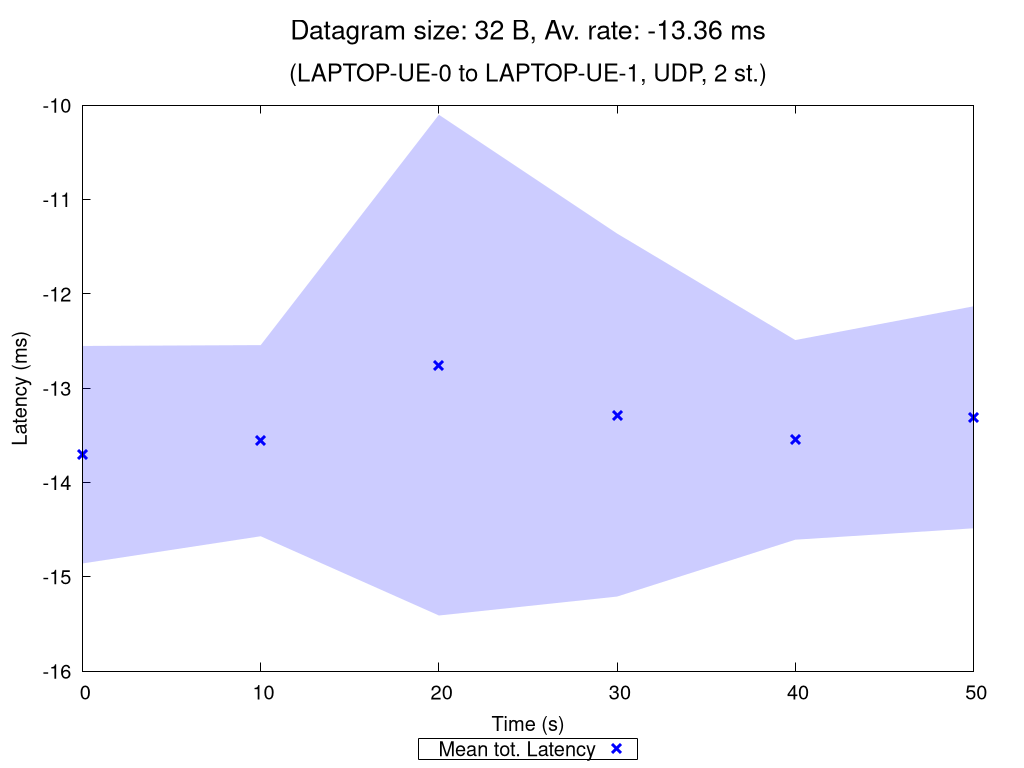

Source code (gnuplot):
set terminal pngcairo nocrop enhanced size 1024,768 font "Verdana,15"
set output "UDP_2_st_2020_10_11_15-15-48_one2two_00032B.png"

set title "{/=20 Datagram size: 32 B, Av. rate: -13.36 ms}\n\n{/=18 (LAPTOP-UE-0 to LAPTOP-UE-1, UDP, 2 st.)}"

set xlabel "Time (s)"
set ylabel "Latency (ms)"
set ytics nomirror
set key bmargin center horizontal box samplen 1 width -1
set bmargin 4.6
set rmargin 4.5

rf = 1.0  # rate factor
set style fill transparent solid 0.2 noborder
set autoscale xfix
plot "UDP_2_st_2020_10_11_15-15-48_one2two_00032B_iperf_processed.dat" using 1:($2/rf-$3/rf):($2/rf+$3/rf) with filledcurves lc rgb "blue" notitle, \
     "" using 1:($2/rf) with points pt 2 ps 1.5 lw 3 lc rgb "blue" title "Mean tot. Latency", \
